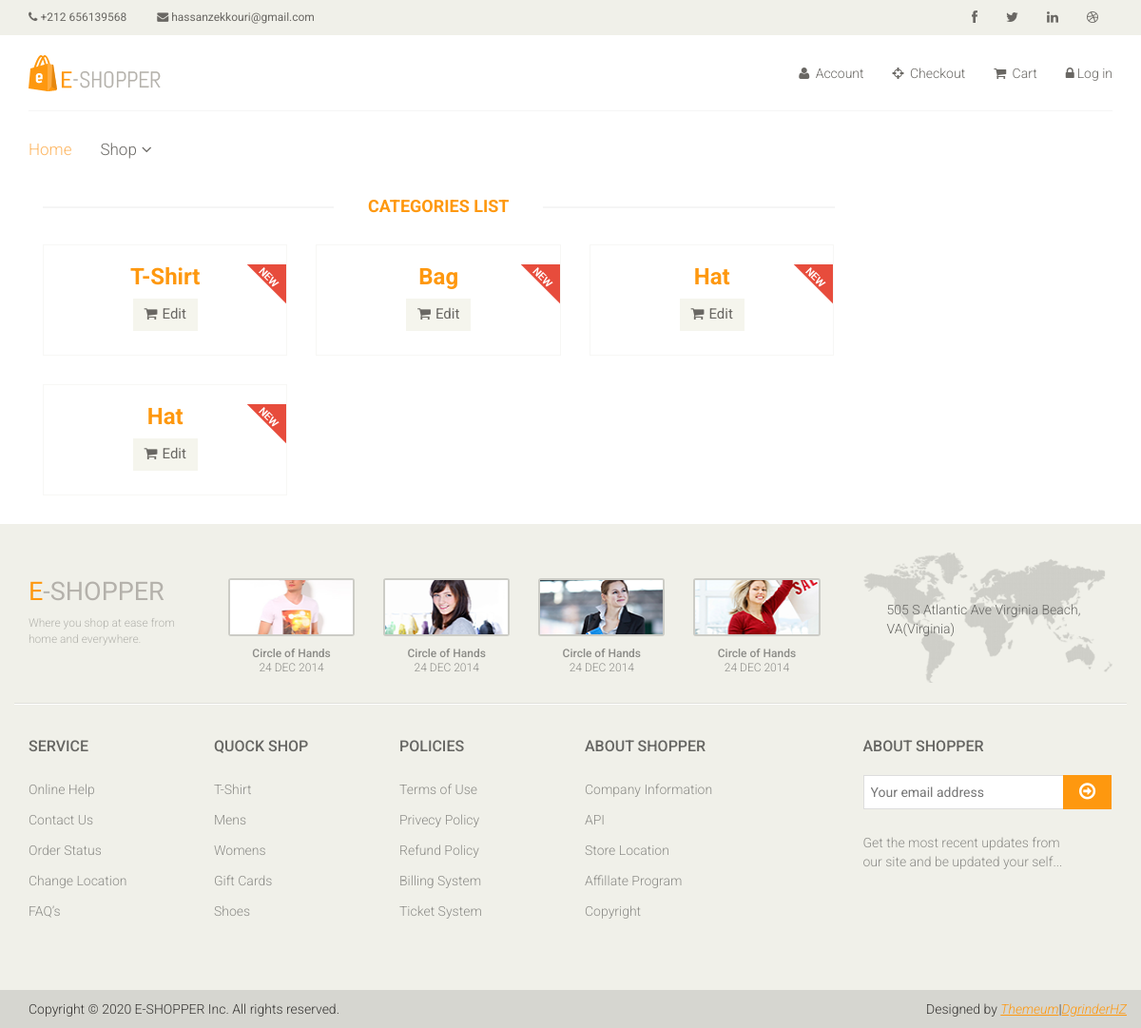
Page /categories/ on the earlier database version.
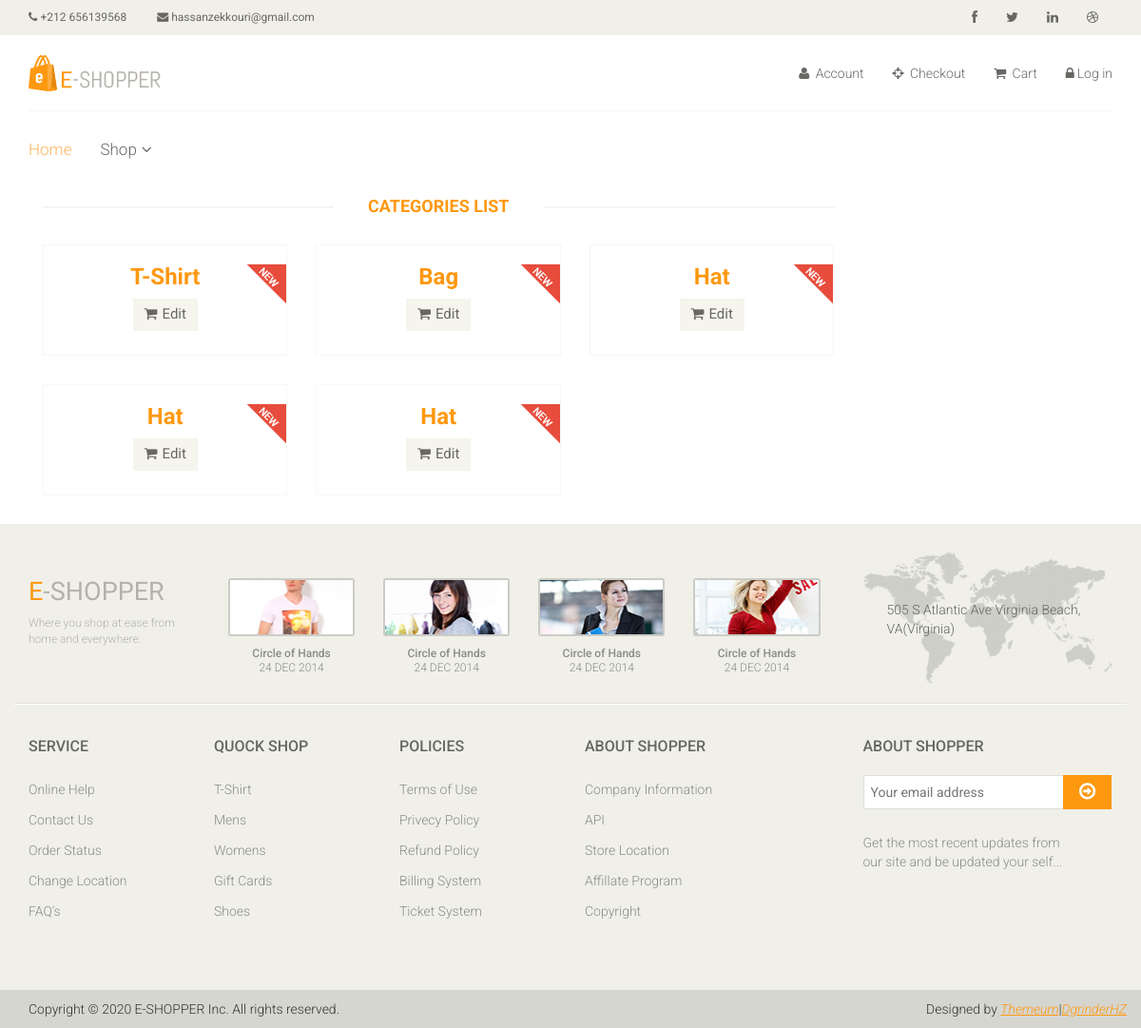
Same page on the later database version.
### categories/models.py (models this page shows, shortened)
class Category(models.Model):
    title = models.CharField(max_length=100)
    products_count = models.PositiveIntegerField(default=0)

### categories/views.py (the view)
# urls.py: path('categories/', category_list, name='category_list'),
def category_list(request):
    categories = Category.objects.all()
    ctx = {'categories': categories}
    return render(request, 'categories/category_list.html', ctx)

### templates/categories/category_list.html
{% extends 'base.html' %}
{% load static %}
{% block content %}
<section>
    <div class="container">
        <div class="row">
            <div class="col-sm-9 padding-right">
                <div class="features_items">
                    <h2 class="title text-center">Categories List</h2>
                    {% for category in categories %}
                    <div class="col-sm-4 ">
                        <div class="product-image-wrapper">
                            <div class="single-products">
                                <div >
                                    <div class="single-products">
                                        <div class="productinfo text-center">
                                            <h2>{{ category.title | capfirst }}</h2>
                                            <a href="{% url 'category_edit' pk=category.id %}" class="btn btn-default add-to-cart"><i
                                                    class="fa fa-shopping-cart"></i>Edit</a>
                                        </div>
                                    </div>
                                </div>
                                <img src="{% static 'images/home/new.png' %}" class="new" alt="" />
                            </div>
                        </div>
                    </div>
                    {% empty %}
                    <p>No products yet.</p>
                    {% endfor %}
                </div>
            </div>
        </div>
    </div>
</section>
{% endblock %}

Differences in the rows shown:
added Category: title "Hat"
